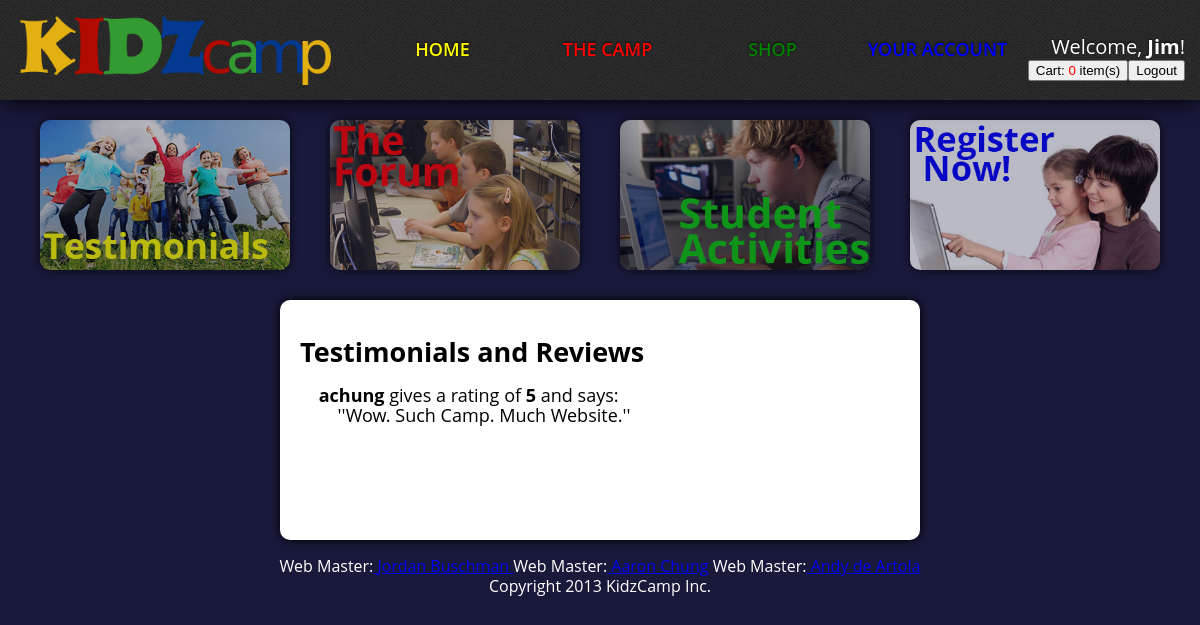
The page /testimonials.php (signed in) on the database as committed earlier.
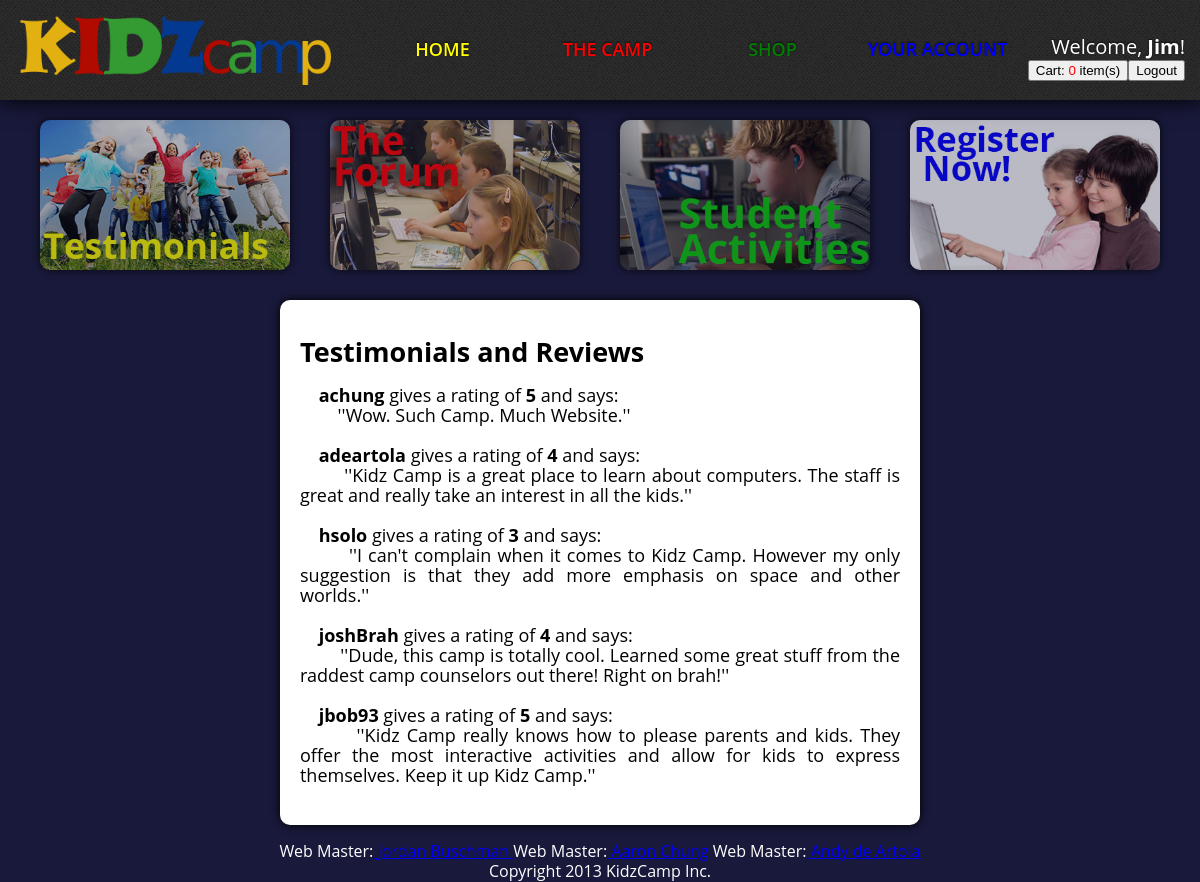
The same page on the database as committed later.
### tables this page shows
CREATE TABLE forum (
	id INT NOT NULL AUTO_INCREMENT,
	username VARCHAR(16) NOT NULL,
	rating INT NOT NULL,
	review VARCHAR(512) NOT NULL,
	created TIMESTAMP DEFAULT CURRENT_TIMESTAMP,
	PRIMARY KEY (id));

### testimonials.php (the view, shortened to what this page needs)
<!DOCTYPE html>
	<html lang="en">
	<head>
		<link rel="stylesheet" type="text/css" href="mystyles.css">
	</head>
	<body>
		<header>
			<div class="logo">
				<a href='index.php'><img src="images/logo.png"/></a>
			</div>
			<div id='cssmenu'>
				<ul>
	  				<li><a href='index.php'><span style="color: yellow">Home</span></a></li>
					<li><a href='camp.php'><span style="color: red">The Camp</span></a></li>
					<li><a href='shop.php'><span style="color: green">Shop</span></a></li>
					<li><?php
					if(isset($_SESSION['user'])) {
						echo '<a href="account.php"><span style="color: blue">Your Account</span></a></li>';
					}
					else {
						echo '<a href="javascript:alertLogin()"><span style="color: blue">Your Account</span></a>';
					}
					?></li>
				</ul>
			</div>
			<div class="loginOrWelcome">
				<?php
					if(isset($_SESSION['user'])) {
						echo '<div>';
						echo '<p>Welcome, <strong>' . $_SESSION['user']->firstName . '</strong>!</p>';
						echo '<button type="button" onclick="showCart(' . $_SESSION['user']->id . ')">Cart: <span id="cartnum">0</span> item(s)</button>';
						echo '<button type="button" onclick="logout();">Logout</button>';
						echo '</div>';
					}
				?>
			</div>
		</header>
		<section id="boxholder">
			<div id="outer" style="margin-left: auto; margin-right: auto;">
				<div id="boxes">
					<div class="crop">
						<a href="testimonials.php"><img src="images/childrenplaying.jpg" /></a>
					</div>
				</div>
				<div id="boxes">
					<div class="crop">
						<a href="forum.php"><img src="images/kids.jpg" /></a>
					</div>
				</div>
				<div id="boxes">
					<div class="crop">
						<a href="activities.php"><img src="images/teencomputer.jpg" /></a>
					</div>
				</div>
				<div id="boxes">
					<div class="crop">
					<?php
					if(isset($_SESSION['user'])) {
						$a = $_SESSION['user']->firstName;
						$b = $_SESSION['user']->lastName;
						$c = $_SESSION['user']->numEnrolled;
						echo '<a href="javascript:displayRegistration(';
						echo "'" . $a . "'";
						echo ', ';
						echo "'" . $b . "'";
						echo ', ';
						echo "'" . $c . "'";
						echo ')"><img src="images/parentsregistration.jpg" /></a>';
					}
					else {
						echo "<a href='javascript:alertLogin()'><img src='images/parentsregistration.jpg' /></a>";
					}
					?>
					</div>
				</div>
			</div>
		</section>
		<section class="centerpage" style="min-width: 600px; width:600px; font-size: 18px; line-height: 20px;">
		<h1> Testimonials and Reviews </h1>
		<?php
	$tbl2 = "forum";
	$query = "SELECT * FROM $tbl2 WHERE 1";
	$result = mysql_query($query);
	while($row = mysql_fetch_assoc($result)){
		echo "&nbsp&nbsp&nbsp&nbsp<strong>";
		echo $row['username'];
		echo "</strong> gives a rating of <strong>";
		echo $row['rating'];
		echo "</strong> and says:<br /> &nbsp&nbsp&nbsp&nbsp&nbsp&nbsp&nbsp&nbsp''";
		echo $row['review'];
		echo "'' <br /><br />";
	}
		?>
		</section>
		<br />
		<footer>
			<center> Web Master:<a href="mailto:jbuschman@scu.edu"> Jordan Buschman </a>  Web Master:<a href="mailto:achung@scu.edu"> Aaron Chung</a> Web Master:<a href="mailto:adeartola@scu.edu"> Andy de Artola</a></center>
			<center>Copyright 2013 KidzCamp Inc. </center>
		</footer>
	</body>
</html>

### mystyles.css (style rules this page uses)
body { line-height: 100%; margin: 100px 0 0 0; width: 100%; font-family: open sans; text-align: justify; background: #19193b; min-width: 1100px; }
header { padding: 0; position: fixed; top: 0; background-image: url("images/menu-bg.png"); width: inherit; height: 100px; box-shadow: 0 1px 20px #000000; z-index: 100; min-width: 1194px; }
footer { color: white; line-height: 20px; }
#cartnum { color: red; text-decoration: strong; }
.centerpage { margin-top: 40px; border-radius: 10px; min-height: 200px; background: white; padding: 20px; box-shadow: 0 0 10px #000000; width: 80%; margin-left: auto; margin-right: auto; height: auto; overflow: auto; min-width: 1084px; }
.logo { margin: 0; padding: 0; padding-right: 0; float: left; width: 30%; height: 100px; display: table-row; }
.logo img { margin: 15px 20px; height: 70px; }
.loginOrWelcome { position: relative; margin: 0; padding: 0; float: right; text-align: right; width: 15%; height: 100px; }
.loginOrWelcome button { margin-top: 5px; }
.loginOrWelcome > form, .loginOrWelcome > div { position: absolute; right: 0; left: auto; white-space: nowrap; overflow: hidden; }
.loginOrWelcome > div { margin: 39px 15px; font-family: 'Open Sans', sans-serif; font-size: 14px; }
.loginOrWelcome p { margin: 0; color: white; font-size: 20px; text-shadow: 0 -1px 2px rgb(13, 13, 13); }
#cssmenu, #cssmenu > ul { font-family: 'Open Sans', sans-serif; font-weight: 600; }
#cssmenu { margin: 0; padding: 0; float: left; width: 55%; min-width: 651px; height: 100px; }
#cssmenu > ul { height: 100%; margin: 0; padding: 0; }
#cssmenu > ul > li { width: 25%; min-width: 150px; margin: 0; padding-top: 41px; list-style: none; text-align: center; float: left; position: relative; }
#cssmenu > ul > li > a { font-size: 18px; text-decoration: none; text-transform: uppercase; text-shadow: 0 -1px 2px rgb(13, 13, 13); }
#boxholder { width: inherit; height: 150px; margin: 110px 0 0 0; margin-left: auto; margin-right: auto; }
#boxes { width: 25%; max-width: 290px; min-width: 259px; float: left; margin-top: 10px; margin-left: auto; margin-right: auto; opacity: .7; z-index: 1; }
#outer { height: 150px; max-width: 1160px; min-width: 1100px; }
.crop { box-shadow: 0 0 10px #000000; margin: auto; width: 250px; height: 150px; overflow: hidden; border-radius: 10px; }
#boxholder img { width: 250px; }

Rows that differ between the two databases and show on the page:
added forum: username "adeartola", rating "4", review "Kidz Camp is a great place to learn about computers. The staff is great and really take an interest in all the kids."
added forum: username "hsolo", rating "3", review "I can't complain when it comes to Kidz Camp. However my only suggestion is that they add more emphasis on space and other worlds."
added forum: username "joshBrah", rating "4", review "Dude, this camp is totally cool. Learned some great stuff from the raddest camp counselors out there! Right on brah!"
added forum: username "jbob93", rating "5", review "Kidz Camp really knows how to please parents and kids. They offer the most interactive activities and allow for kids to express themselves. Keep it up Kidz Camp."
